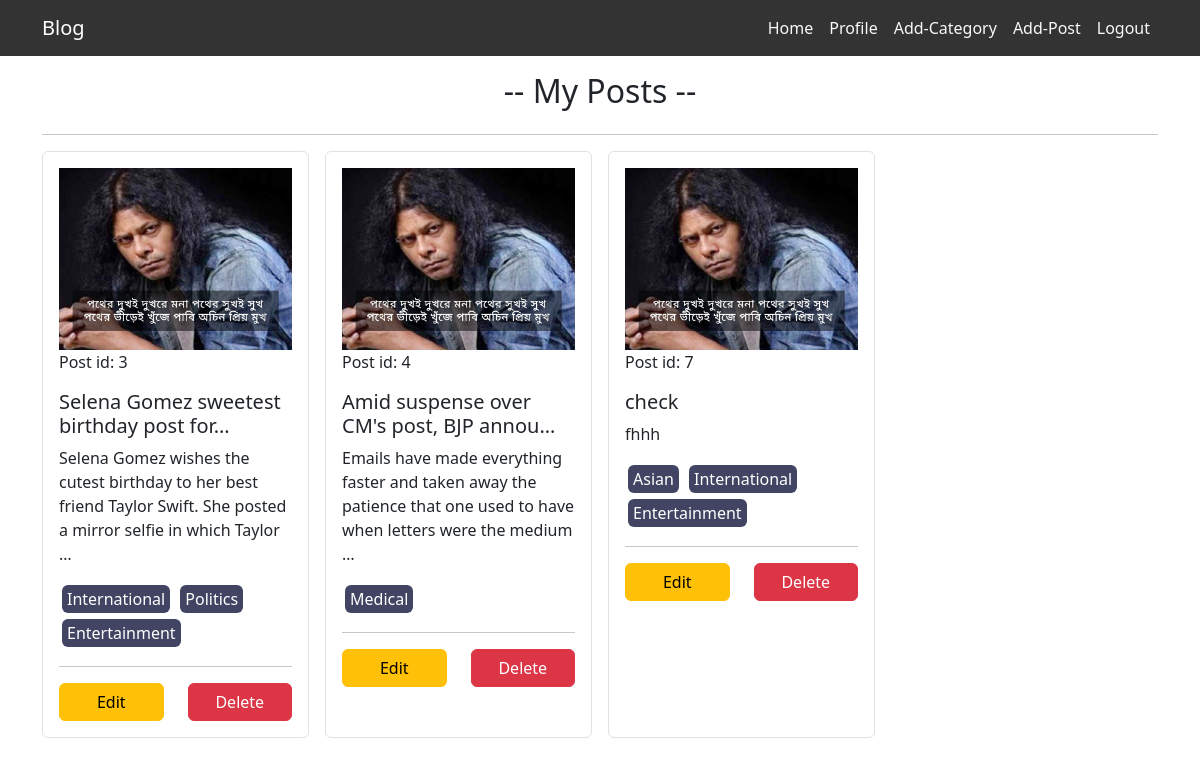
Page /user/my-post (signed in) on the committed database.
### Posts/models.py (models this page shows, shortened)
class Add_Post(models.Model):
    title = models.CharField(max_length=80)
    content = models.TextField()
    category = models.ManyToManyField(Add_Category)
    author = models.ForeignKey(User, on_delete=models.CASCADE)
    image = models.ImageField(upload_to='posts/media/images/', blank=True, null=True)

### Category/models.py (models this page shows, shortened)
class Add_Category(models.Model):
    name = models.CharField(max_length=30)
    slug = models.SlugField(max_length=110, null=True, blank=True, unique=True)

### User/views.py (the view)
# urls.py: path('my-post', my_post, name='myPosts'),
@login_required
def my_post(request):
    data = Add_Post.objects.filter(author = request.user)
    return render(request, 'user/my-post.html', {'data': data})

### User/templates/user/my-post.html
{% extends 'base.html' %}
{% block content %}
<h2 class="pb-2 text-center">-- My Posts --</h2>
<hr>
<div class="row g-3">
    {% for item in data %}
    <div class="col-md-6 col-md-4 col-lg-3">
        <div class="news-card rounded border p-3 h-100">
            <img src="{{item.image.url}}" alt="iamage" class="img-fluid">
            <p>Post id: {{item.id}}</p>
            <h5>{{item.title | truncatechars:40}}</h5>
            <p>{{item.content | truncatewords:20}}</p>
            {% for cate in item.category.all %}
            <span class="text-white block rounded d-inline-block"
                style="background: #414563; padding: 2px 5px; margin: 3px;">{{cate.name}}</span>
            {% endfor%}
            <hr>
            <div class="row">
                <div class="col-6">
                    <a href="{% url 'edit-post' item.id %}" class="btn w-100 btn-warning">Edit</a>
                </div>
                <div class="col-6">
                    <a href="{% url 'delete-post' item.id %}" class="btn w-100 btn-danger">Delete</a>
                </div>
            </div>
        </div>
    </div>
    {% endfor %}
</div>
<br>
{% endblock %}

### rows in the picture
Add_Post: image (picture), id "3", title "Selena Gomez sweetest birthday post for…", content "Selena Gomez wishes the cutest birthday to her best friend Taylor Swift. She posted a mirror selfie in which Taylor …"
Add_Category: name "International"
Add_Category: name "Politics"
Add_Category: name "Entertainment"
Add_Post: image (picture), id "4", title "Amid suspense over CM's post, BJP annou…", content "Emails have made everything faster and taken away the patience that one used to have when letters were the medium …"
Add_Category: name "Medical"
Add_Post: image (picture), id "7", title "check", content "fhhh"
Add_Category: name "Asian"
